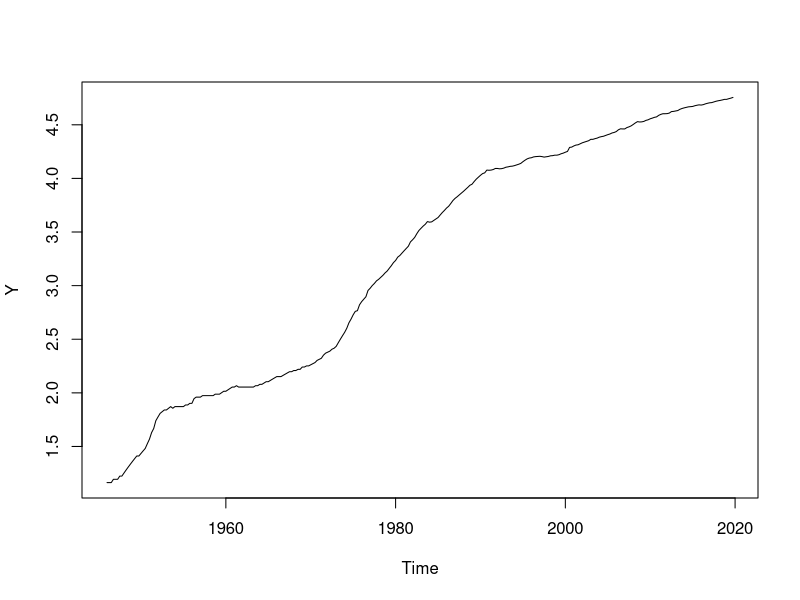
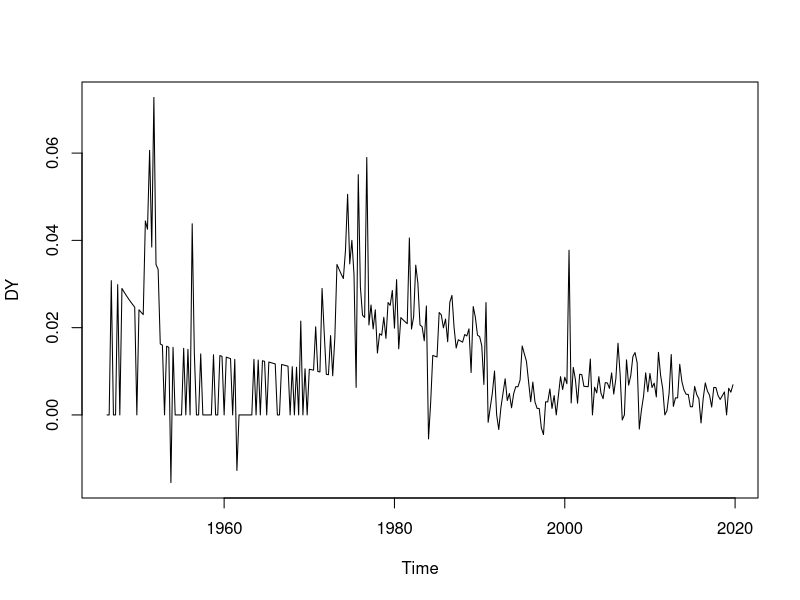

Recreate these plots in R, in order.
## ---- chunk 1
dt <- read.csv("CPI.csv")
Y <- ts(log(dt$CPI), start = c(1922,2), end = c(2025,2), frequency=4)
Y <- window(Y, start = c(1946,1), end = c(2019,4))
## ---- chunk 2
plot(Y)
## ---- chunk 3
library(urca)    # For use of ur.df function
adf <- ur.df(Y, type = "trend", selectlags = "AIC")
p_adf <- punitroot(adf@teststat[1], trend = "ct", statistic = "t")
## ---- chunk 4
summary(adf)
## ---- chunk 5
print(p_adf)
## ---- chunk 6
DY <- diff(Y)   # DY is the log difference of the CPI -> Inflation
plot(DY)
## ---- chunk 7
adf <- ur.df(DY, type = "drift", selectlags = "AIC")
p_adf <- punitroot(adf@teststat[1], trend = "c", statistic = "t")
summary(adf)
## ---- chunk 8
adf <- ur.df(DY, type = "drift", selectlags = "AIC")
p_adf <- punitroot(adf@teststat[1], trend = "c", statistic = "t")
summary(adf)
## ---- chunk 9
print(p_adf)
## ---- chunk 10
library(forecast)

pmax <- 4
qmax <- 4

LBp <- matrix(nrow=pmax+1, ncol=qmax+1)
rownames(LBp) <- paste0("p=", 0:pmax)
colnames(LBp) <- paste0("q=", 0:qmax)
AICc <- LBp

for (p in 0:pmax){
  for (q in 0:qmax){
    eq <- Arima(DY, order=c(p,0,q))
    LBp[p+1,q+1] <- Box.test(eq$residuals, lag = 8, 
                             type = "Ljung-Box", fitdf = p+q)$p.value
    AICc[p+1,q+1] <- eq$aicc
  }  
}
## ---- chunk 11
print(LBp<0.05)
## ---- chunk 12
print(AICc==min(AICc))
## ---- chunk 13
eq_a <- Arima(DY, order = c(1,0,3))
print(round(eq_a$coef,4))
## ---- chunk 14
eq_b <- Arima(Y, order = c(1,1,3), include.drift = TRUE)
print(round(eq_b$coef,4))
## ---- chunk 15
t <- 1:length(Y)
eq_b_xreg <- Arima(Y, order = c(1,1,3), xreg = t)
print(round(eq_b_xreg$coef,4))
## ---- chunk 16
print(round(eq_a$coef,4))
print(round(eq_b$coef,4))
## ---- chunk 17
t <- 1:length(Y)   # Observation Indices
Time <- time(Y)    # Observation Dates
## ---- chunk 18
df <- data.frame(t = 1:length(Y), Time = time(Y))
yr <- floor(df$Time)
qtr <- round((df$Time - yr) * 4) + 1
rownames(df) <- paste(yr, paste0("Q", qtr))
## ---- chunk 19
head(df)
## ---- chunk 20
tail(df)
## ---- chunk 21
t <- 1:length(Y)
eq_b <- Arima(Y, order = c(1,1,3), include.drift = TRUE) 
# Equivalently eq_b_xreg <- Arima(Y, order = c(1,1,3), xreg = t)  
print(round(eq_b$coef,4))
## ---- chunk 22
Time <- time(Y)
# include.drift = FALSE is actually the default, but it is included here to 
# emphasise the point
eq_c <- Arima(Y, order = c(1,1,3), xreg = Time, include.drift = FALSE)
print(round(eq_c$coef,4))
## ---- chunk 23
print(eq_c$coef["xreg"]/eq_b$coef["drift"])   # beta1*/beta1
## ---- chunk 24
# Recall: eq_a <- Arima(DY, order = c(1,0,3))
ForecastInflation_2020q1 <- forecast(eq_a, h=1)$mean
print(round(ForecastInflation_2020q1, 4))
## ---- chunk 25
# Recall: eq_a <- Arima(DY, order = c(1,0,3))
ForecastInflation_2020q1 <- forecast(eq_a, h=1)$mean
print(round(ForecastInflation_2020q1, 4))
## ---- chunk 26
# Recall: eq_a <- Arima(DY, order = c(1,0,3))
ForecastInflation_2020q1 <- forecast(eq_a, h=1)$mean
print(round(ForecastInflation_2020q1, 4))
## ---- chunk 27
Forecast_logCPI_2020q1 <- ForecastInflation_2020q1 + Y[length(Y)]
print(round(Forecast_logCPI_2020q1,4))
## ---- chunk 28
# Recall: eq_a <- Arima(DY, order = c(1,0,3))
ForecastInflation_2020q1 <- forecast(eq_a, h=1)$mean
Forecast_logCPI_2020q1 <- ForecastInflation_2020q1 + Y[length(Y)]
print(round(Forecast_logCPI_2020q1,4))
## ---- chunk 29
# Recall: eq_a <- Arima(DY, order = c(1,0,3))
Forecast_logCPI_2020q1 <- forecast(eq_b, h=1)$mean
print(round(Forecast_logCPI_2020q1,4))
## ---- chunk 30
# It is NECESSARY to specify the value for the trend variable 
# (xreg = 2020.00) that applied for the one-step-ahead forecast:
Forecast_logCPI_2020q1_c <- forecast(eq_c, xreg = 2020.00)$mean
print(round(Forecast_logCPI_2020q1_c, 4))
## ---- chunk 31
# Create a ts of CPI (i.e. not log CPI)
CPI <- ts(dt$CPI, start=c(1922,2), end=c(2025,2), frequency=4)
CPI_2019q4 <- CPI[which(time(CPI)==2019.75)]

# Forecast CPI for 2020q1
ForecastCPI_2020q1_a <- CPI_2019q4*(1+ForecastInflation_2020q1)
print(ForecastCPI_2020q1_a)
## ---- chunk 32
print(ForecastCPI_2020q1_a)
## ---- chunk 33
ForecastCPI_2020q1_b <- exp(Forecast_logCPI_2020q1)
print(ForecastCPI_2020q1_b)    # Forecasted CPI level at 2020Q1
